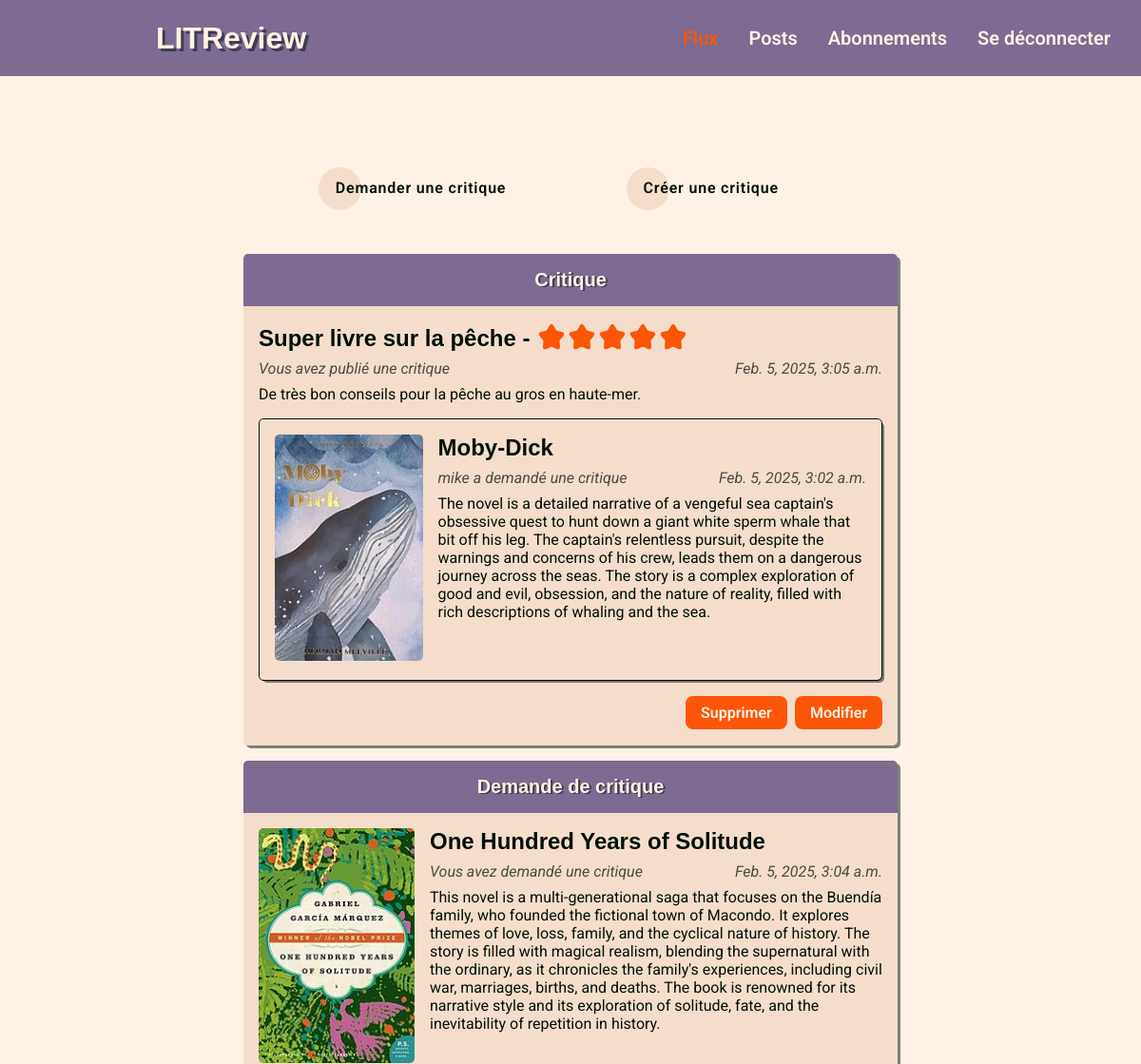
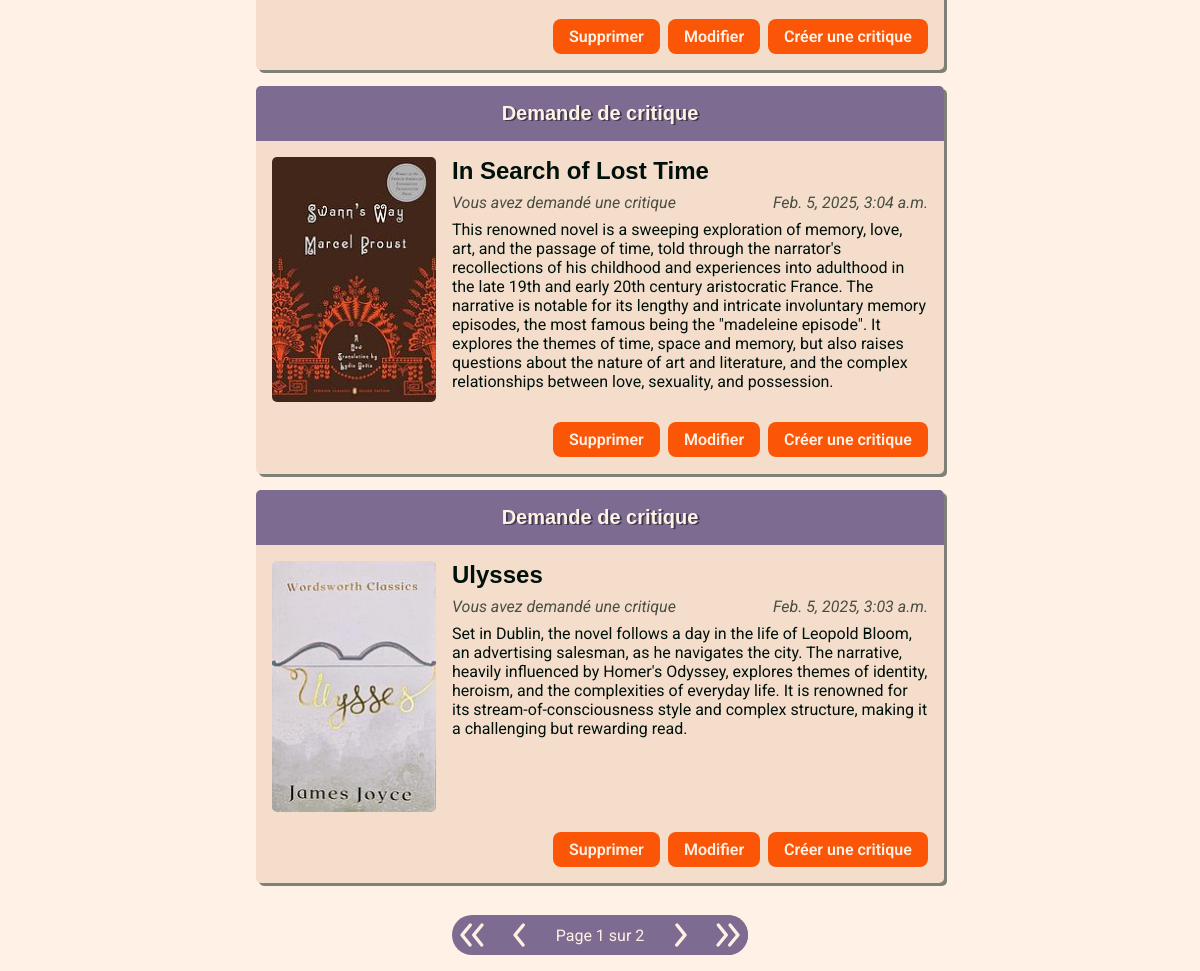
Before: /home/ (signed in) with the older database file (2 pictures, top to bottom).
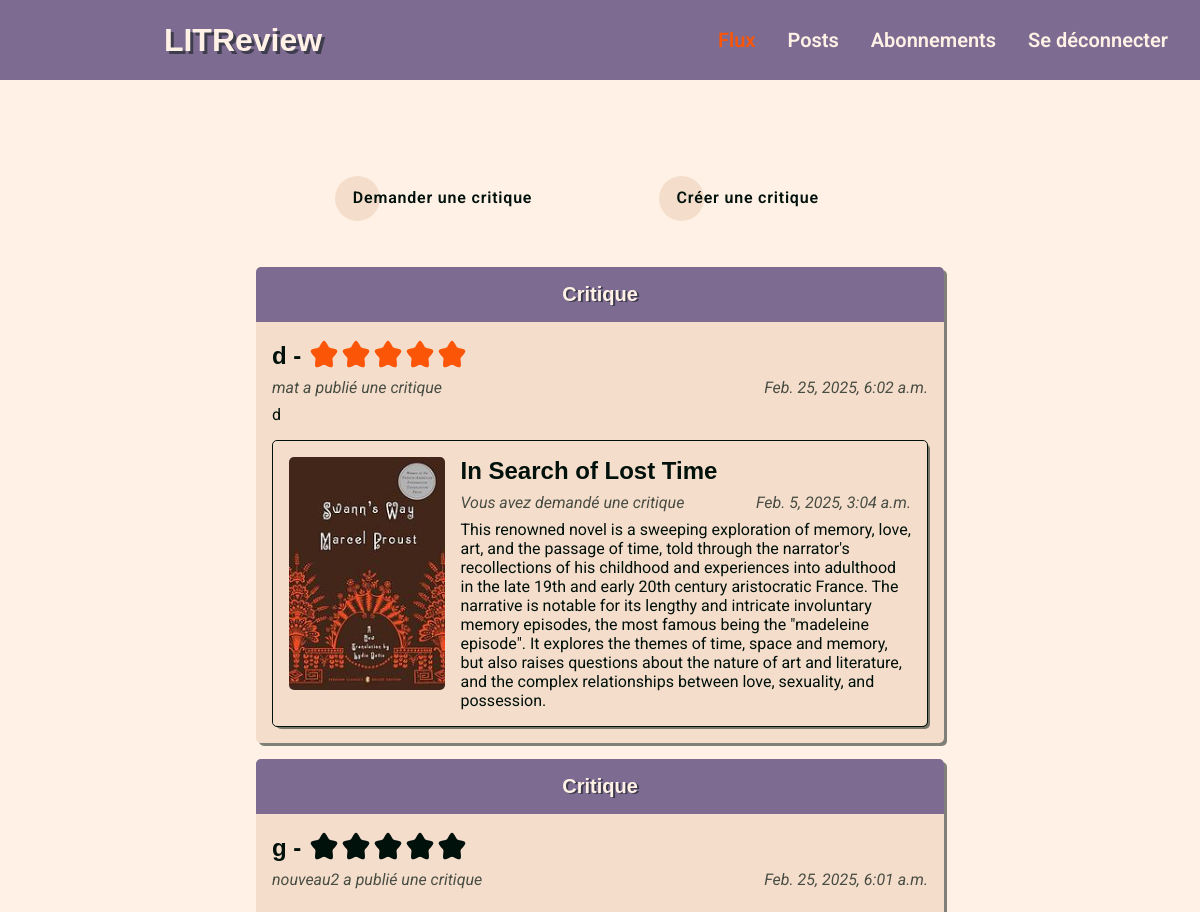
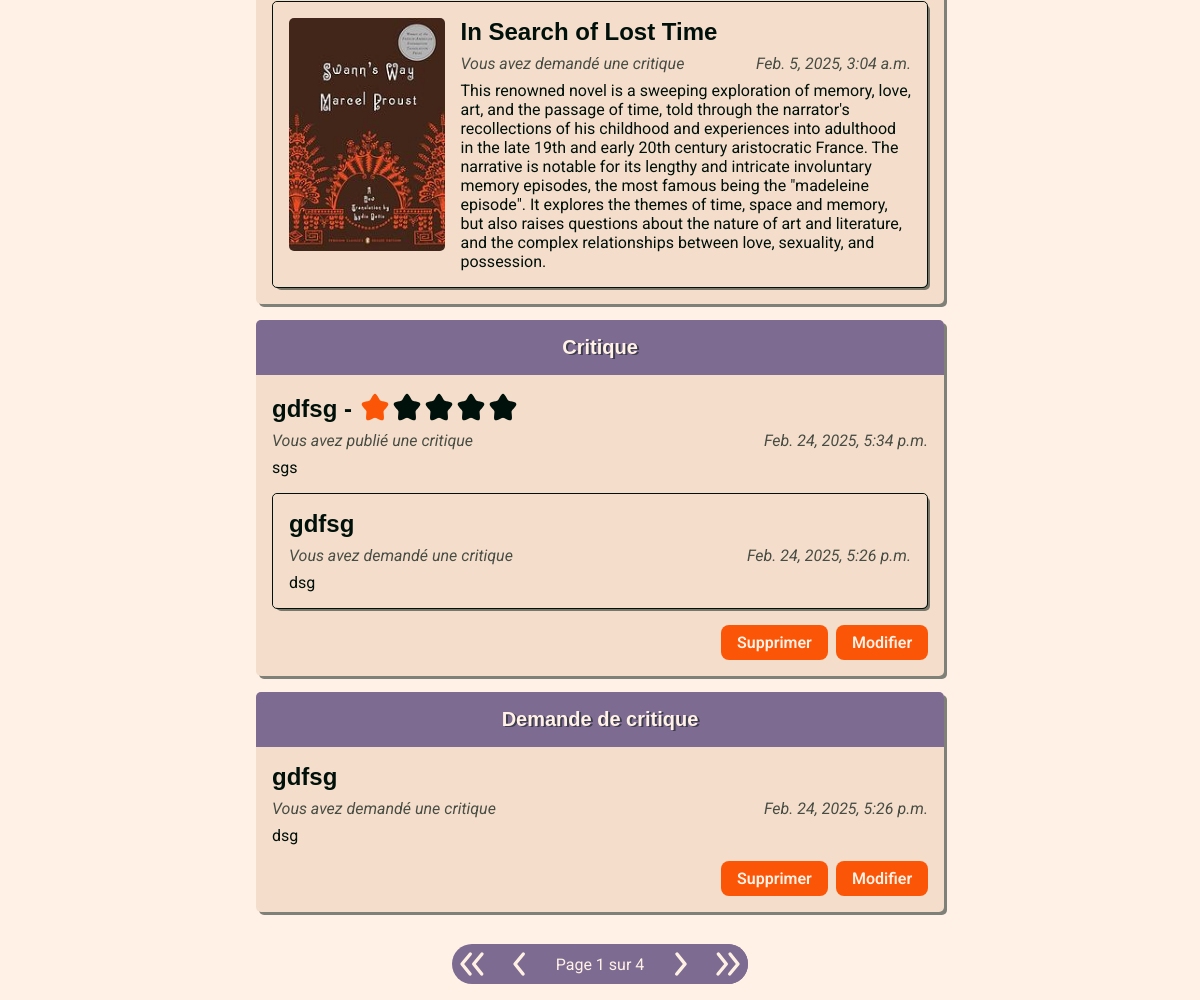
After: the same page with the newer database file (2 pictures, top to bottom).
### litrevu/models.py (models this page shows, shortened)
class Review(models.Model):
    ticket = models.ForeignKey(to=Ticket,
                               on_delete=models.CASCADE)
    rating = models.PositiveSmallIntegerField(
        validators=[MinValueValidator(0), MaxValueValidator(5)],
        blank=True,
        default=0)
    headline = models.CharField(max_length=128)
    body = models.CharField(max_length=8192,
                            blank=True)
    user = models.ForeignKey(to=settings.AUTH_USER_MODEL,
                             on_delete=models.CASCADE)
    time_created = models.DateTimeField(auto_now_add=True)

class Ticket(models.Model):
    title = models.CharField(max_length=128)
    description = models.TextField(max_length=2048,
                                   blank=True)
    user = models.ForeignKey(settings.AUTH_USER_MODEL,
                             on_delete=models.CASCADE)
    image = models.ImageField(null=True,
                              blank=True)
    time_created = models.DateTimeField(auto_now_add=True)

### myauth/models.py (models this page shows)
class User(AbstractUser):
    pass

### litrevu/views.py (the view)
# urls.py: path('home/', litrevu.views.HomeView.as_view(), name='home'),
class HomeView(LoginRequiredMixin, View):
    template_name = 'litrevu/home.html'
    def get(self, request):
        followed = models.UserFollows.objects.filter(user=request.user).values_list('followed_user')
        excluded = models.UserBlocks.objects.filter(user=request.user).values_list('blocked_user', flat=True)
        reviews = models.Review.objects.filter(
            Q(user=request.user) |
            Q(user__in=followed) |
            Q(ticket__user=request.user) |
            Q(ticket__user__in=followed)
        )
        for review in reviews:
            if review.user.id in excluded:
                review.blocked = True
        tickets = models.Ticket.objects.filter(
            Q(user=request.user) |
            Q(user__in=followed)
        )
        for ticket in tickets:
            ticket.user_has_reviewed = ticket.review_set.filter(user=request.user).exists()
        posts = sorted(chain(reviews, tickets), key=lambda post: post.time_created, reverse=True)
        paginator = Paginator(posts, 4)
        page_number = request.GET.get('page')
        page_obj = paginator.get_page(page_number)
        context = {'page_obj': page_obj}
        return render(request, self.template_name, context=context)

### litrevu/templatetags/filter.py (called while the page is built)
@register.filter(name='star_rating')
def star_rating(value):
    stars_html = ""
    for i in range(5):
        if i < int(value):
            stars_html += "<span class='fa-star checked'></span>"
        else:
            stars_html += "<span class='fa-star'></span>"
    return mark_safe(stars_html)

@register.filter(name='model_type')
def model_type(value):
    return type(value).__name__

### templates/litrevu/home.html (shortened to what this page needs)
{% extends 'base.html' %}
{% load filter %}
{% block content %}
    <div class="homeBlock">
        <div class="homeBlock__top">
            <button type="button" role="button" onclick=location.href="{% url 'ticket_create' %}";
                    class="homeBlock__top__button">
                <span>Demander une critique</span>
            </button>
            <button type="button" role="button" onclick=location.href="{% url 'ticket_review_create' %}";
                    class="homeBlock__top__button">
                <span>Créer une critique</span>
            </button>
        </div>
        <div class="homeBlock__feed">
            {% for instance in page_obj %}
                {% if instance|model_type == 'Ticket' %}
                    {% include 'litrevu/snippet_ticket.html' with ticket=instance %}
                {% elif instance|model_type == 'Review' %}
                    {% include 'litrevu/snippet_review.html' with blocked=instance.blocked review=instance %}
                {% endif %}
            {% endfor %}
        </div>
    </div>
    {% include "litrevu/paginator_snippet.html" with page_obj=page_obj %}
{% endblock content %}

### templates/litrevu/snippet_review.html (shortened to what this page needs)
{% load filter %}
<div class="review">
    <h3 class="review__type">Critique</h3>
    <div class="review__body">
        {% if blocked %}
            <div class="review__details">
                <p class="review_creator">
                L'utilisateur bloqué {{ review.user.username }} a publié une critique
                </p>
            </div>
        {% else %}
            <div class="review__content">
                <h3 class="review__title">{{ review.headline }} - {{ review.rating|star_rating }}</h3>
                <div class="review__details">
                    <p class="review_creator">
                        {% if request.user.username == review.user.username %}
                            Vous avez publié une critique
                        {% else %}
                            {{ review.user.username }} a publié une critique
                        {% endif %}
                    </p>
                    <p class="review_time">{{ review.time_created }}</p>
                </div>
                <p class="review__description">{{ review.body }}</p>
            </div>
        {% endif %}
        <div class="review__ticket">
            {% include 'litrevu/snippet_ticket.html' with ticket=review.ticket ticket_in_review=True %}
        </div>
        {% if review.user == request.user  %}
            <div class="review__actions">
                <form method="post" action="{% url 'review_delete' review.id %}">
                    <button type="submit" role="button" class="review__button">Supprimer</button>
                </form>
                <p>
                    <a href="{% url 'review_update' review.id %}" role="button" class="review__button">Modifier</a>
                </p>
            </div>
        {% endif %}
    </div>
</div>

### templates/litrevu/snippet_ticket.html (shortened to what this page needs)
<div class="ticket">
    {% if not ticket_in_review %}
        <h3 class="ticket__type">Demande de critique</h3>
    {% endif %}
    <div class="ticket__body">
        {% if ticket.image %}
            <div class="ticket__imageBlock">
                <img src="{{ ticket.image.url }}" alt="image of {{ ticket.title }}" class="ticket__image">
            </div>
        {% endif %}
        <div class="ticket__content">
            <h3 class="ticket__title">{{ ticket.title }}</h3>
            <div class="ticket__details">
                <p class="ticket__creator"> {% if request.user.username == ticket.user.username %}
                        Vous avez demandé une critique
                    {% else %}
                        {{ ticket.user.username }} a demandé une critique
                    {% endif %}
                </p>
                <p class="ticket__time">{{ ticket.time_created }}</p>
            </div>
            {% if ticket.description %}
                <p class="ticket__description">{{ ticket.description }}</p>
            {% endif %}
        </div>
    </div>
    {% if not ticket_in_review and not current_review %}
        <div class="ticket__actions">
            {% if ticket.user == request.user %}
                <form method="post" action="{% url 'ticket_delete' ticket.id %}">
                    <button type="submit" role="button" class="ticket__button">Supprimer</button>
                </form>
                <p>
                    <a role="button" href="{% url 'ticket_update' ticket.id %}" class="ticket__button">Modifier</a>
                </p>
            {% endif %}
            {% if not ticket.user_has_reviewed %}
                <p>
                    <a role="button" href="{% url 'review_create' ticket.id %}" class="ticket__button">Créer une critique</a>
                </p>
            {% endif %}
        </div>
    {% endif %}
</div>

Changed rows visible on the page:
no longer on this page (row unchanged): Review: headline "Super livre sur la pêche", rating 5 (drawn), shows "Vous avez publié une critique", time_created "Feb. 5, 2025, 3:05 a.m.", body "De très bon conseils pour la pêche au gros en haute-mer.", image (picture), shows "Supprimer"
no longer on this page (row unchanged): Ticket: title "Moby-Dick", user.username "mike", time_created "Feb. 5, 2025, 3:02 a.m.", description "The novel is a detailed narrative of a vengeful sea captain's obsessive quest to hunt down a giant white sperm whale that bit off his leg. The captain's relentless pursuit, despite the warnings and concerns of his crew, leads them on a dangerous journey across the seas. The story is a complex exploration of good and evil, obsession, and the nature of reality, filled with rich descriptions of whaling and the sea."
no longer on one of the page's lists (row unchanged): Ticket: title "In Search of Lost Time", time_created "Feb. 5, 2025, 3:04 a.m.", description "This renowned novel is a sweeping exploration of memory, love, art, and the passage of time, told through the narrator's recollections of his childhood and experiences into adulthood in the late 19th and early 20th century aristocratic France. The narrative is notable for its lengthy and intricate involuntary memory episodes, the most famous being the \"madeleine episode\". It explores the themes of time, space and memory, but also raises questions about the nature of art and literature, and the complex relationships between love, sexuality, and possession."
no longer on this page (row unchanged): Ticket: shows "Demande de critique", image (picture), title "One Hundred Years of Solitude", shows "Vous avez demandé une critique", time_created "Feb. 5, 2025, 3:04 a.m.", description "This novel is a multi-generational saga that focuses on the Buendía family, who founded the fictional town of Macondo. It explores themes of love, loss, family, and the cyclical nature of history. The story is filled with magical realism, blending the supernatural with the ordinary, as it chronicles the family's experiences, including civil war, marriages, births, and deaths. The book is renowned for its narrative style and its exploration of solitude, fate, and the inevitability of repetition in history.", shows "Supprimer", shows "Créer une critique"
no longer on this page (row unchanged): Ticket: shows "Demande de critique", image (picture), title "Ulysses", shows "Vous avez demandé une critique", time_created "Feb. 5, 2025, 3:03 a.m.", description "Set in Dublin, the novel follows a day in the life of Leopold Bloom, an advertising salesman, as he navigates the city. The narrative, heavily influenced by Homer's Odyssey, explores themes of identity, heroism, and the complexities of everyday life. It is renowned for its stream-of-consciousness style and complex structure, making it a challenging but rewarding read.", shows "Supprimer", shows "Créer une critique"
added Review: headline "d", rating 5 (drawn), user.username "mat", time_created "Feb. 25, 2025, 6:02 a.m.", body "d", image (picture), {{ ticket.title }} "In Search of Lost Time", shows "Vous avez demandé une critique", {{ ticket.time_created }} "Feb. 5, 2025, 3:04 a.m.", {{ ticket.description }} "This renowned novel is a sweeping exploration of memory, love, art, and the passage of time, told through the narrator's recollections of his childhood and experiences into adulthood in the late 19th and early 20th century aristocratic France. The narrative is notable for its lengthy and intricate involuntary memory episodes, the most famous being the \"madeleine episode\". It explores the themes of time, space and memory, but also raises questions about the nature of art and literature, and the complex relationships between love, sexuality, and possession."
added Review: headline "g", rating 0 (drawn), user.username "nouveau2", time_created "Feb. 25, 2025, 6:01 a.m.", image (picture), {{ ticket.title }} "In Search of Lost Time", shows "Vous avez demandé une critique", {{ ticket.time_created }} "Feb. 5, 2025, 3:04 a.m.", {{ ticket.description }} "This renowned novel is a sweeping exploration of memory, love, art, and the passage of time, told through the narrator's recollections of his childhood and experiences into adulthood in the late 19th and early 20th century aristocratic France. The narrative is notable for its lengthy and intricate involuntary memory episodes, the most famous being the \"madeleine episode\". It explores the themes of time, space and memory, but also raises questions about the nature of art and literature, and the complex relationships between love, sexuality, and possession."
added Review: headline "gdfsg", rating 1 (drawn), shows "Vous avez publié une critique", time_created "Feb. 24, 2025, 5:34 p.m.", body "sgs", shows "Vous avez demandé une critique", shows "Supprimer"
added Ticket: title "gdfsg", time_created "Feb. 24, 2025, 5:26 p.m.", description "dsg", shows "Demande de critique", shows "Vous avez demandé une critique", shows "Supprimer"
Other visible differences:
{{ page_obj.paginator.num_pages }}: "2" → "4"
